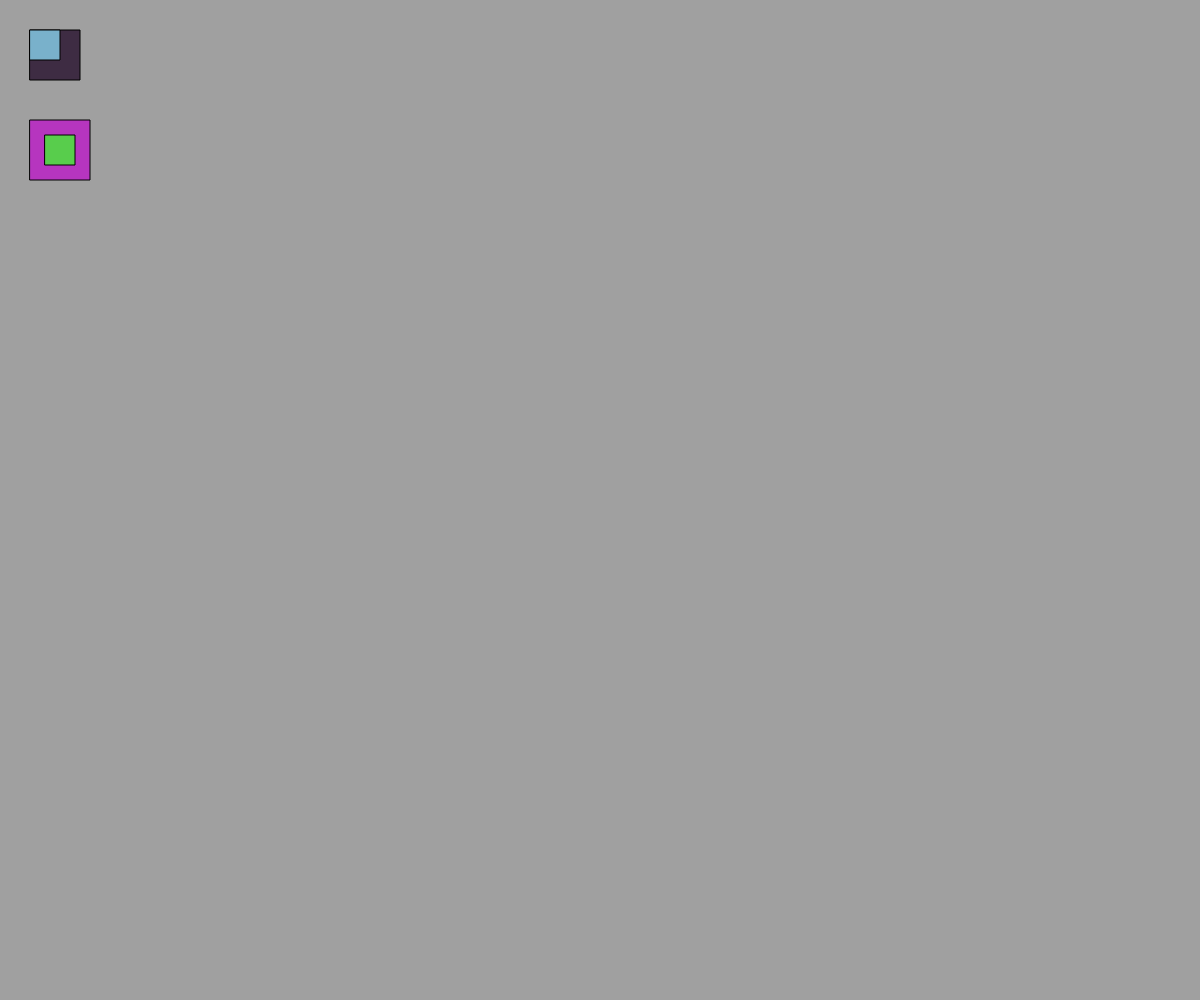
Frame 1 (no input)
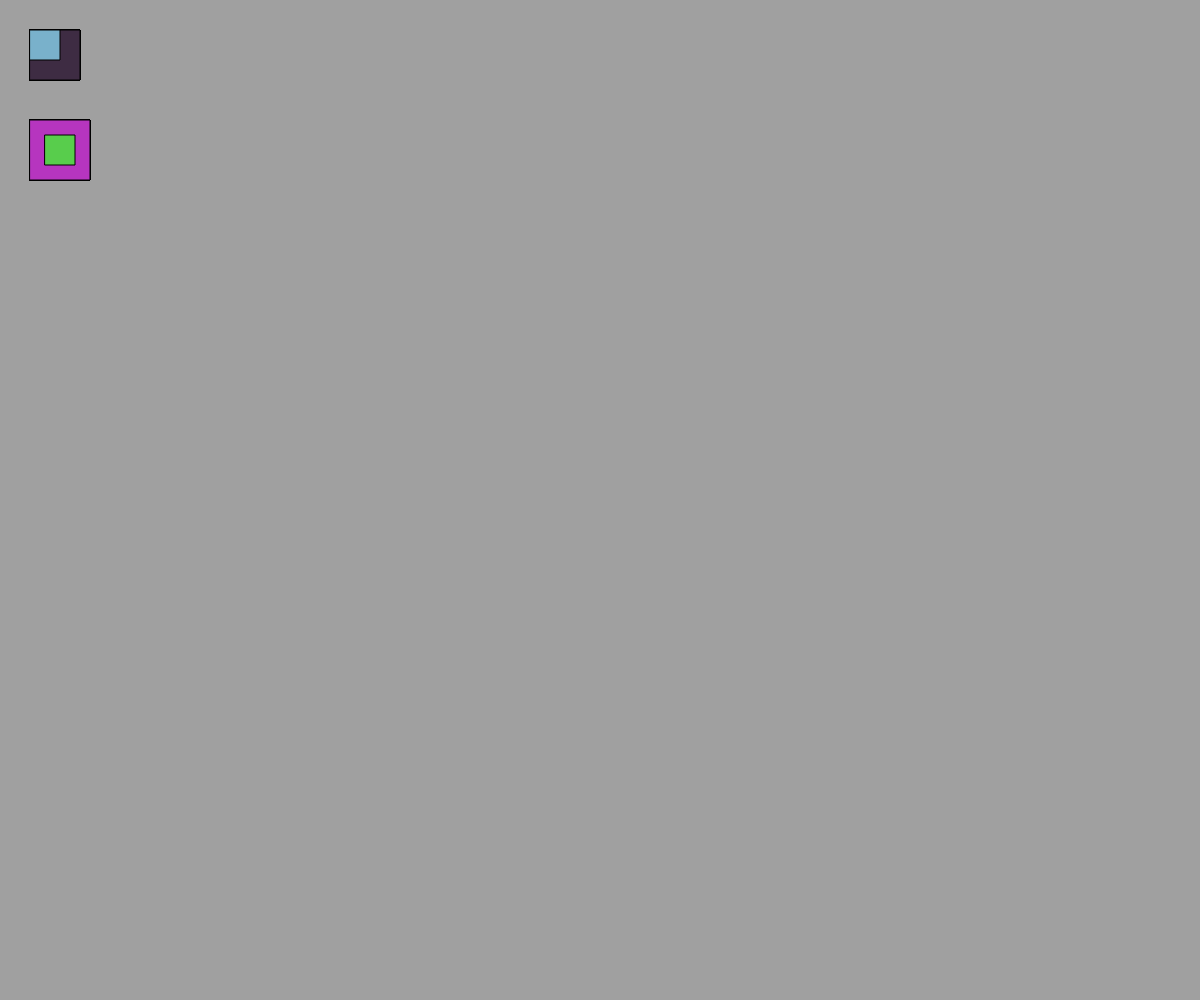
Frame 60 (no input)
Frame 120 (the mouse pressed at the canvas centre since frame 60): identical to frame 60, image omitted

The p5.js sketch that drew these frames (run headless with seeded random() and noise() and a simulated clock; from frame 60 on, the mouse is pressed at the canvas centre):

// p5.js sketch
// ── sketch.js
// rectMode === Modo de rectangulo

var color1, color2, color3, color4;

function setup() {
  createCanvas(window.innerWidth, window.innerHeight);
  frameRate(30);
  background(160);
  color1 = color(random(255),random(255),random(255));
  color2 = color(random(255),random(255),random(255));
  color3 = color(random(255),random(255),random(255));
  color4 = color(random(255),random(255),random(255));
};

function draw() {
  fill(color3);
  rectMode(CORNER);
  rect(30,30,50,50);

  fill(color4);
  rectMode(CORNERS);
  rect(30,30,60,60);

  fill(color1);
  rectMode(RADIUS);
  rect(60,150,30,30);

  fill(color2);
  rectMode(CENTER);
  rect(60,150,30,30);
};
